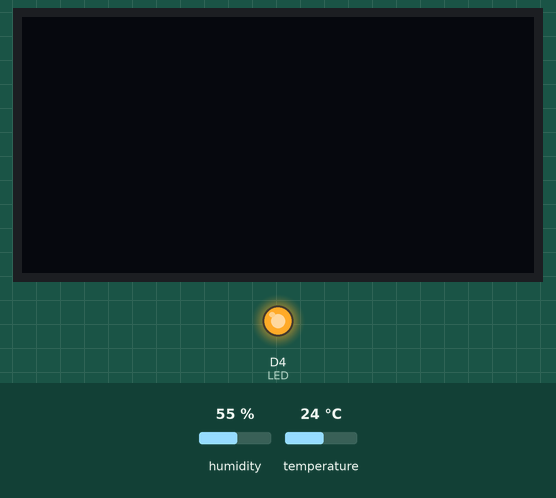
Recording of a program running on a simulated ESP8266 (NodeMCU). Shown: 128×64 one-colour display, output pins drawn as LEDs (lit = HIGH). The inputs (shaded band) are chosen by the test bench; at power-on: temperature 24 °C, humidity 55 %. WiFi joins after 1.5 s; servers stay silent unless stated; no MQTT or app messages arrive unless stated; what the program prints to the serial monitor is not drawn.

Above: at 1.2 s.
1.3 s: temperature set to 25.4 °C
At 1.68 s:
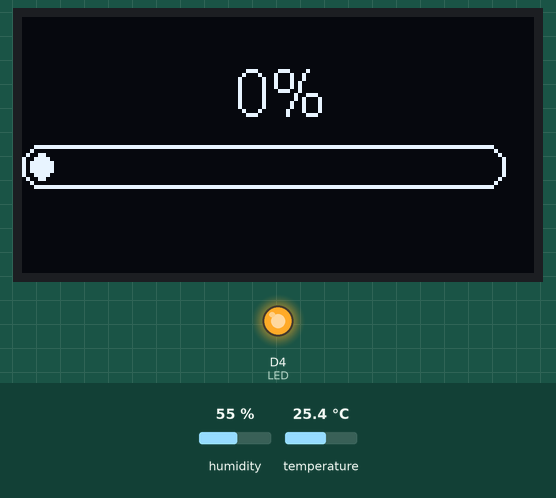
At 6.3 s:
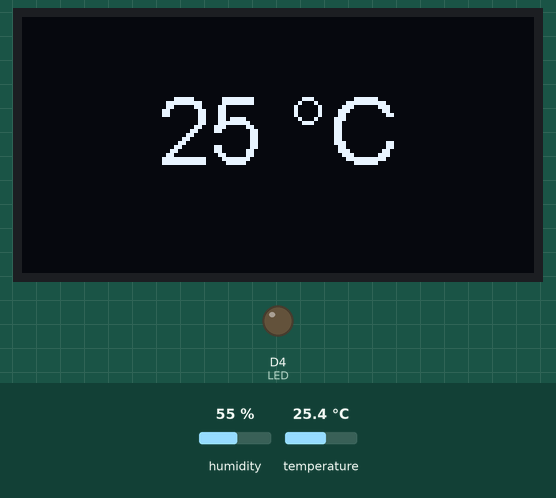
8.7 s: temperature set to 26.4 °C
26.5 s: temperature set to 12 °C
At 30.2 s:
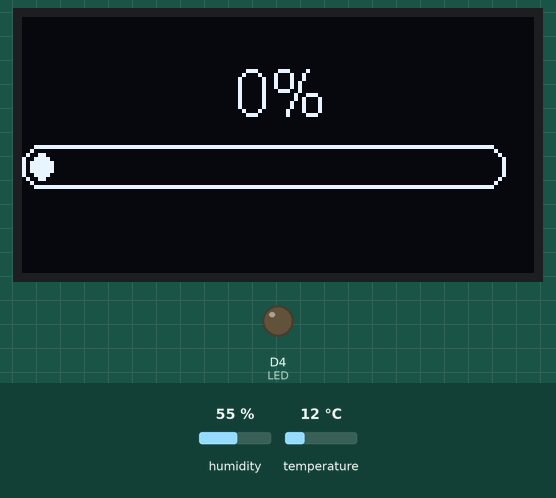
Timing chart, 0 to 31.7 s (numbered marks = the images above; inputs shaded):
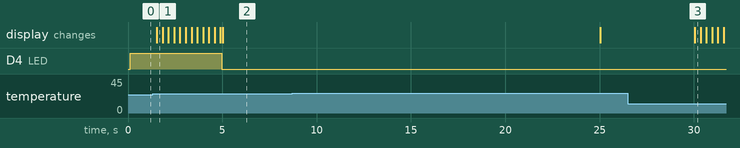

Measured:
- after the input at 26.5 s, D4 (LED): stays LOW (without the input it goes to HIGH after 7.0 s)

The program:

main.cpp
```cpp
#include "DHT.h"
#include <Wire.h>
#include <ESP8266WiFi.h>
#include <PubSubClient.h>
#include "SSD1306Wire.h"

#define LED D4

DHT dht;
SSD1306Wire display(0x3c, D2, D3);

WiFiClient client;
PubSubClient mqqtClient(client);

const char* SSID_WIFI = "";
const char* PASSWORD_WIFI = "";
const char* DOJOT_URL = "";
const char* TOPIC_PUBLISH = "";

void setup() {
  dht.setup(D1);
  display.init();
  Serial.begin(9600);

  pinMode(LED, OUTPUT);
  pinMode(LED_BUILTIN, OUTPUT);

  mqqtClient.setServer(DOJOT_URL, 1883);
}

void wirelessConnection() {
  if (WiFi.status() == WL_CONNECTED){
    digitalWrite(LED_BUILTIN, LOW);
    return;
  }

  WiFi.begin(SSID_WIFI, PASSWORD_WIFI);

  while (WiFi.status() != WL_CONNECTED) {
    delay(100);
    digitalWrite(LED_BUILTIN, HIGH);
    Serial.print(".");
  }

  Serial.println("Connected to WIFI: ");
  Serial.println(WiFi.localIP());
}

void publishDataToDojot(float value) {
  char payload[50];
  char data[20];
  dtostrf(value, 5, 0, data);
  sprintf(payload, "{\"temperature\" : %s }", data);

  mqqtClient.connect("nodemcu");

  if (mqqtClient.connected()) {
    Serial.println("Sending temperature " + String(value, 0) + " °C to Dojot");
    mqqtClient.publish(TOPIC_PUBLISH, payload);
  } else {
    Serial.println("MQTT Broker disconnected, data lost...");
  }
}

void drawProgressBar(int time) {
  int wait = (time / 100);
  for (int counter = 0; counter <= 100; counter++) {
    display.clear();
    display.setFont(ArialMT_Plain_16);
    display.drawProgressBar(0, 32, 120, 10, counter);
    display.setTextAlignment(TEXT_ALIGN_CENTER);
    display.drawString(64, 10, String(counter) + "%");
    display.display();
    delay(wait);
  }
}

void drawSensorValue(float value, String caracter) {
  display.clear();
  display.setTextAlignment(TEXT_ALIGN_CENTER);
  display.setFont(ArialMT_Plain_24);
  display.drawString(64, 15, String(value, 0) + caracter);
  display.display();
}

void checkLimitValue(int value, int maximum) {
  if (value >= maximum) {
    digitalWrite(LED, HIGH);
  } else {
    digitalWrite(LED, LOW);
  }
}

void loop() {
  wirelessConnection();
  drawProgressBar(dht.getMinimumSamplingPeriod());

  float temperature = dht.getTemperature();
  float humidity = dht.getHumidity();

  checkLimitValue(temperature, 26);
  publishDataToDojot(temperature);

  drawSensorValue(temperature, " °C");
  delay(20000);
  drawSensorValue(humidity, " %");
  delay(5000);

  mqqtClient.loop();
}
```
